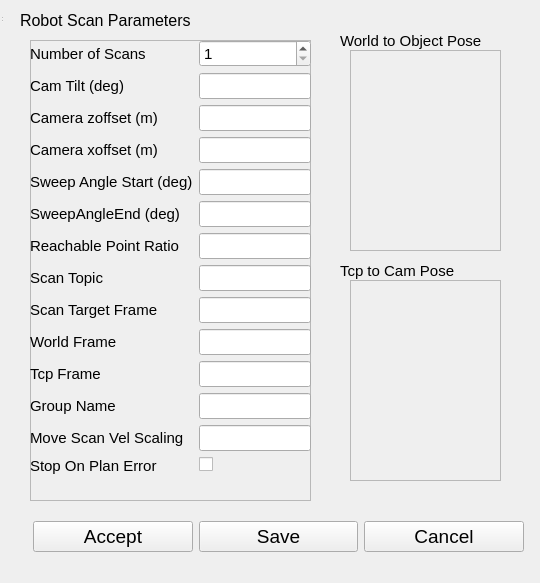
<?xml version="1.0" encoding="UTF-8"?>
<ui version="4.0">
 <class>RobotScanConfigWindow</class>
 <widget class="QWidget" name="RobotScanConfigWindow">
  <property name="geometry">
   <rect>
    <x>0</x>
    <y>0</y>
    <width>540</width>
    <height>583</height>
   </rect>
  </property>
  <property name="font">
   <font>
    <pointsize>11</pointsize>
   </font>
  </property>
  <property name="windowTitle">
   <string>Robot Scan Parameters</string>
  </property>
  <widget class="QWidget" name="centralwidget">
   <widget class="QLabel" name="label">
    <property name="geometry">
     <rect>
      <x>20</x>
      <y>10</y>
      <width>181</width>
      <height>21</height>
     </rect>
    </property>
    <property name="font">
     <font>
      <pointsize>12</pointsize>
     </font>
    </property>
    <property name="text">
     <string>Robot Scan Parameters</string>
    </property>
   </widget>
   <widget class="QLabel" name="label_2">
    <property name="geometry">
     <rect>
      <x>340</x>
      <y>30</y>
      <width>181</width>
      <height>21</height>
     </rect>
    </property>
    <property name="font">
     <font>
      <pointsize>11</pointsize>
     </font>
    </property>
    <property name="text">
     <string>World to Object Pose</string>
    </property>
   </widget>
   <widget class="QFrame" name="frame_2">
    <property name="geometry">
     <rect>
      <x>350</x>
      <y>280</y>
      <width>151</width>
      <height>201</height>
     </rect>
    </property>
    <property name="frameShape">
     <enum>QFrame::StyledPanel</enum>
    </property>
    <property name="frameShadow">
     <enum>QFrame::Raised</enum>
    </property>
    <widget class="QWidget" name="PoseWidgetTcpToCam" native="true">
     <property name="geometry">
      <rect>
       <x>0</x>
       <y>0</y>
       <width>151</width>
       <height>201</height>
      </rect>
     </property>
    </widget>
   </widget>
   <widget class="QLabel" name="label_3">
    <property name="geometry">
     <rect>
      <x>340</x>
      <y>260</y>
      <width>181</width>
      <height>21</height>
     </rect>
    </property>
    <property name="font">
     <font>
      <pointsize>11</pointsize>
     </font>
    </property>
    <property name="text">
     <string>Tcp to Cam Pose</string>
    </property>
   </widget>
   <widget class="QFrame" name="frame_3">
    <property name="geometry">
     <rect>
      <x>30</x>
      <y>40</y>
      <width>281</width>
      <height>461</height>
     </rect>
    </property>
    <property name="frameShape">
     <enum>QFrame::StyledPanel</enum>
    </property>
    <property name="frameShadow">
     <enum>QFrame::Raised</enum>
    </property>
    <widget class="QWidget" name="formLayoutWidget">
     <property name="geometry">
      <rect>
       <x>0</x>
       <y>0</y>
       <width>281</width>
       <height>503</height>
      </rect>
     </property>
     <layout class="QFormLayout" name="FormLayoutRobotScan">
      <property name="fieldGrowthPolicy">
       <enum>QFormLayout::AllNonFixedFieldsGrow</enum>
      </property>
      <item row="0" column="0">
       <widget class="QLabel" name="acquisionTimeLabel">
        <property name="text">
         <string>Number of Scans</string>
        </property>
       </widget>
      </item>
      <item row="0" column="1">
       <widget class="QSpinBox" name="SpinBoxNumScans">
        <property name="minimum">
         <number>1</number>
        </property>
        <property name="maximum">
         <number>40</number>
        </property>
       </widget>
      </item>
      <item row="1" column="0">
       <widget class="QLabel" name="surfaceThresholdMmLabel">
        <property name="text">
         <string>Cam Tilt (deg)</string>
        </property>
       </widget>
      </item>
      <item row="1" column="1">
       <widget class="QLineEdit" name="LineEditCamTilt">
        <property name="inputMask">
         <string/>
        </property>
        <property name="text">
         <string/>
        </property>
        <property name="maxLength">
         <number>8</number>
        </property>
       </widget>
      </item>
      <item row="2" column="0">
       <widget class="QLabel" name="cameraZoffsetLabel">
        <property name="text">
         <string>Camera zoffset (m)</string>
        </property>
       </widget>
      </item>
      <item row="2" column="1">
       <widget class="QLineEdit" name="LineEditCameraZoffset"/>
      </item>
      <item row="3" column="0">
       <widget class="QLabel" name="cameraXoffsetLabel">
        <property name="text">
         <string>Camera xoffset (m)</string>
        </property>
       </widget>
      </item>
      <item row="3" column="1">
       <widget class="QLineEdit" name="LineEditCameraXoffset"/>
      </item>
      <item row="4" column="0">
       <widget class="QLabel" name="sweepAngleStartLabel">
        <property name="text">
         <string>Sweep Angle Start (deg)</string>
        </property>
       </widget>
      </item>
      <item row="4" column="1">
       <widget class="QLineEdit" name="LineEditSweepAngleStart">
        <property name="inputMethodHints">
         <set>Qt::ImhDigitsOnly</set>
        </property>
        <property name="inputMask">
         <string/>
        </property>
        <property name="text">
         <string/>
        </property>
        <property name="maxLength">
         <number>8</number>
        </property>
       </widget>
      </item>
      <item row="5" column="0">
       <widget class="QLabel" name="sweepAngleEndLabel">
        <property name="text">
         <string>SweepAngleEnd (deg)</string>
        </property>
       </widget>
      </item>
      <item row="5" column="1">
       <widget class="QLineEdit" name="LineEditSweepAngleEnd">
        <property name="inputMethodHints">
         <set>Qt::ImhDigitsOnly</set>
        </property>
        <property name="inputMask">
         <string/>
        </property>
        <property name="text">
         <string/>
        </property>
        <property name="maxLength">
         <number>8</number>
        </property>
       </widget>
      </item>
      <item row="6" column="0">
       <widget class="QLabel" name="reachablePointRationLabel">
        <property name="text">
         <string>Reachable Point Ratio</string>
        </property>
       </widget>
      </item>
      <item row="6" column="1">
       <widget class="QLineEdit" name="LineEditReachablePointRatio">
        <property name="inputMethodHints">
         <set>Qt::ImhDigitsOnly</set>
        </property>
       </widget>
      </item>
      <item row="7" column="0">
       <widget class="QLabel" name="scanTopicLabel">
        <property name="text">
         <string>Scan Topic</string>
        </property>
       </widget>
      </item>
      <item row="7" column="1">
       <widget class="QLineEdit" name="LineEditScanTopic"/>
      </item>
      <item row="8" column="0">
       <widget class="QLabel" name="scanTargetFrameLabel">
        <property name="text">
         <string>Scan Target Frame</string>
        </property>
       </widget>
      </item>
      <item row="8" column="1">
       <widget class="QLineEdit" name="LineEditScanTargetFrame"/>
      </item>
      <item row="9" column="0">
       <widget class="QLabel" name="worldFrameLabel">
        <property name="text">
         <string>World Frame</string>
        </property>
       </widget>
      </item>
      <item row="9" column="1">
       <widget class="QLineEdit" name="LineEditWorldFrame"/>
      </item>
      <item row="10" column="0">
       <widget class="QLabel" name="tcpFrameLabel">
        <property name="text">
         <string>Tcp Frame</string>
        </property>
       </widget>
      </item>
      <item row="10" column="1">
       <widget class="QLineEdit" name="LineEditTcpFrame"/>
      </item>
      <item row="11" column="0">
       <widget class="QLabel" name="groupNameLabel">
        <property name="text">
         <string>Group Name</string>
        </property>
       </widget>
      </item>
      <item row="11" column="1">
       <widget class="QLineEdit" name="LineEditGroupName">
        <property name="readOnly">
         <bool>true</bool>
        </property>
       </widget>
      </item>
      <item row="12" column="0">
       <widget class="QLabel" name="moveScanVelScalingLabel">
        <property name="text">
         <string>Move Scan Vel Scaling</string>
        </property>
       </widget>
      </item>
      <item row="12" column="1">
       <widget class="QLineEdit" name="LineEditMoveScanVelScaling">
        <property name="inputMethodHints">
         <set>Qt::ImhDigitsOnly</set>
        </property>
        <property name="inputMask">
         <string/>
        </property>
        <property name="text">
         <string/>
        </property>
        <property name="maxLength">
         <number>8</number>
        </property>
       </widget>
      </item>
      <item row="13" column="0">
       <widget class="QLabel" name="stopOnPlanningErrorLabel">
        <property name="text">
         <string>Stop On Plan Error</string>
        </property>
       </widget>
      </item>
      <item row="13" column="1">
       <widget class="QCheckBox" name="CheckBoxStopOnPlanningError"/>
      </item>
     </layout>
    </widget>
   </widget>
   <widget class="QFrame" name="frame_4">
    <property name="geometry">
     <rect>
      <x>350</x>
      <y>50</y>
      <width>151</width>
      <height>201</height>
     </rect>
    </property>
    <property name="frameShape">
     <enum>QFrame::StyledPanel</enum>
    </property>
    <property name="frameShadow">
     <enum>QFrame::Raised</enum>
    </property>
    <widget class="QWidget" name="PoseWidgetWorldToObj" native="true">
     <property name="geometry">
      <rect>
       <x>0</x>
       <y>-1</y>
       <width>151</width>
       <height>201</height>
      </rect>
     </property>
    </widget>
   </widget>
   <widget class="QWidget" name="layoutWidget">
    <property name="geometry">
     <rect>
      <x>33</x>
      <y>520</y>
      <width>491</width>
      <height>33</height>
     </rect>
    </property>
    <layout class="QHBoxLayout" name="horizontalLayout">
     <item>
      <widget class="QPushButton" name="PushButtonAccept">
       <property name="font">
        <font>
         <pointsize>14</pointsize>
        </font>
       </property>
       <property name="text">
        <string>Accept</string>
       </property>
      </widget>
     </item>
     <item>
      <widget class="QPushButton" name="PushButtonSave">
       <property name="font">
        <font>
         <pointsize>14</pointsize>
        </font>
       </property>
       <property name="text">
        <string>Save</string>
       </property>
      </widget>
     </item>
     <item>
      <widget class="QPushButton" name="PushButtonCancel">
       <property name="font">
        <font>
         <pointsize>14</pointsize>
        </font>
       </property>
       <property name="text">
        <string>Cancel</string>
       </property>
      </widget>
     </item>
    </layout>
   </widget>
  </widget>
  <widget class="QStatusBar" name="statusbar"/>
 </widget>
 <resources/>
 <connections/>
</ui>
